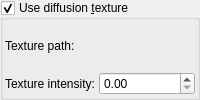
        <widget class="MyGroupBox" name="groupCheck_use_diffusion_texture">
         <property name="toolTip">
          <string>&lt;html&gt;&lt;head/&gt;&lt;body&gt;&lt;p&gt;Diffusion texture controls the amount and color of the reflected light. It also controls the intensity and width of the specular reflections.&lt;/p&gt;&lt;p&gt;Areas with brighter colors will reflect more light, the specular reflection will be brighter and the size of the specular reflections will be smaller (i.e. simulates polished surface.)&lt;/p&gt;&lt;p&gt;Dark areas will not reflect light, and the specular reflections will be dark and wide (i.e. simulates a rough surface). &lt;/p&gt;&lt;p&gt;Example:&lt;/p&gt;&lt;p&gt;&lt;img src=&quot;:/tooltips/tooltips_images/material - diffusion texture.jpg&quot;/&gt;&lt;/p&gt;&lt;/body&gt;&lt;/html&gt;</string>
         </property>
         <property name="title">
          <string>Use diffusion &amp;texture</string>
         </property>
         <property name="checkable">
          <bool>true</bool>
         </property>
         <layout class="QVBoxLayout" name="verticalLayout_144">
          <property name="spacing">
           <number>2</number>
          </property>
          <property name="leftMargin">
           <number>2</number>
          </property>
          <property name="topMargin">
           <number>2</number>
          </property>
          <property name="rightMargin">
           <number>2</number>
          </property>
          <property name="bottomMargin">
           <number>2</number>
          </property>
          <item>
           <layout class="QGridLayout" name="gridLayout_98" rowstretch="0,0" columnstretch="0,0,1">
            <property name="spacing">
             <number>2</number>
            </property>
            <item row="1" column="0">
             <widget class="QLabel" name="label_383">
              <property name="text">
               <string>Texture intensity:</string>
              </property>
             </widget>
            </item>
            <item row="0" column="0">
             <widget class="QLabel" name="label_384">
              <property name="text">
               <string>Texture path:</string>
              </property>
             </widget>
            </item>
            <item row="0" column="1" colspan="2">
             <widget class="FileSelectWidget" name="text_file_diffusion_texture" native="true">
              <property name="sizePolicy">
               <sizepolicy hsizetype="Expanding" vsizetype="Preferred">
                <horstretch>0</horstretch>
                <verstretch>0</verstretch>
               </sizepolicy>
              </property>
              <property name="toolTip">
               <string>&lt;html&gt;&lt;head/&gt;&lt;body&gt;&lt;p&gt;Path to the image to be used for diffusion texture&lt;/p&gt;&lt;p&gt;To use animated textures (image sequences), replace numbers by '%' symbol. Example: If sequence of images is as showed below: &lt;br/&gt;texture0001.jpg&lt;br/&gt;texture0002.jpg&lt;br/&gt;etc&lt;/p&gt;&lt;p&gt;Then use following file name: texture%%%%.jpg&lt;br/&gt;This tells the program to treat this as not a single image but as a sequence of images with 4 digit index.&lt;/p&gt;&lt;/body&gt;&lt;/html&gt;</string>
              </property>
             </widget>
            </item>
            <item row="1" column="2">
             <widget class="MyDoubleSpinBox" name="spinbox_diffusion_texture_intensity">
              <property name="sizePolicy">
               <sizepolicy hsizetype="Minimum" vsizetype="Maximum">
                <horstretch>0</horstretch>
                <verstretch>0</verstretch>
               </sizepolicy>
              </property>
              <property name="toolTip">
               <string>&lt;html&gt;&lt;head/&gt;&lt;body&gt;&lt;p&gt;Brightness of diffusion texture. Higher value will simulate more polished surface.&lt;/p&gt;&lt;/body&gt;&lt;/html&gt;</string>
              </property>
              <property name="prefix">
               <string/>
              </property>
              <property name="suffix">
               <string/>
              </property>
              <property name="decimals">
               <number>2</number>
              </property>
              <property name="maximum">
               <double>1.000000000000000</double>
              </property>
              <property name="singleStep">
               <double>0.100000000000000</double>
              </property>
             </widget>
            </item>
           </layout>
          </item>
         </layout>
        </widget>
